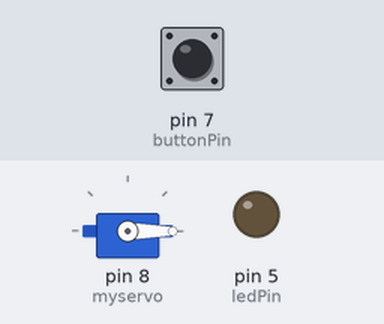
Bench run of a sketch on a simulated Arduino Uno, built with avr-gcc and run on an emulated ATmega328P. Parts: servo, output pins drawn as LEDs (lit = HIGH). Inputs (shaded band) come from the test bench; at power-on: pin 7 (buttonPin) LOW.

Above: at 1.2 s.
1.3 s: pin 7 (buttonPin) pulled HIGH for 0.15 s
At 1.37 s:
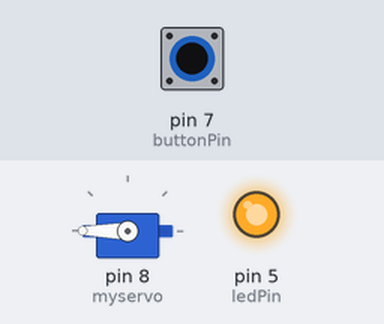
2.9 s: pin 7 (buttonPin) pulled HIGH for 3.2 s
At 7.0 s:
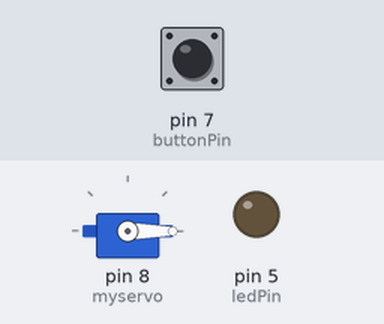
Timing chart, 0 to 8.5 s (numbered marks = the images above; inputs shaded):
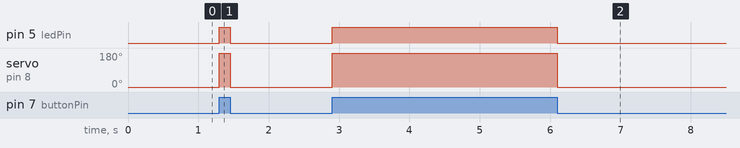

Measured:
- after the input at 1.3 s, pin 5 (ledPin): LOW → HIGH at once, → LOW 0.15 s later; servo on pin 8 (myservo): 0° → 180° at once, → 0° 0.15 s later
- after the input at 2.9 s, pin 5 (ledPin): LOW → HIGH at once, → LOW 3.2 s later; servo on pin 8 (myservo): 0° → 180° at once, → 0° 3.2 s later

The sketch:

P2_Prototype.ino
```cpp
#include <Servo.h>

Servo myservo;
const int buttonPin = 7;
const int ledPin = 5;

void setup() {
  myservo.attach(8);
  pinMode(buttonPin, INPUT);
  pinMode(ledPin, OUTPUT);
}

void loop() {
  if (digitalRead(buttonPin) == HIGH) {//close opening to cave
    myservo.write(180);
    digitalWrite(ledPin, HIGH);//turn on light

  } else {

    myservo.write(0);
    digitalWrite(ledPin, LOW);
  }
}
```
